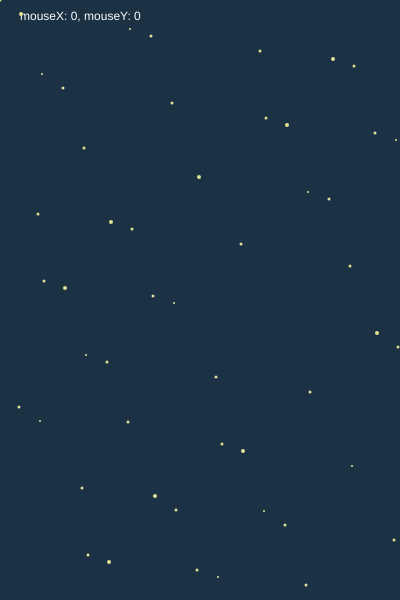
Frame 1 (no input)
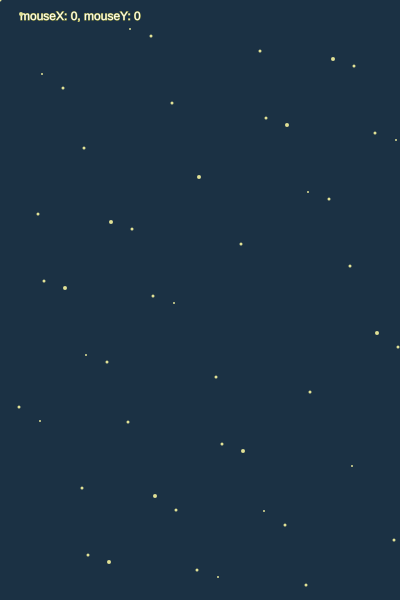
Frame 60 (no input)
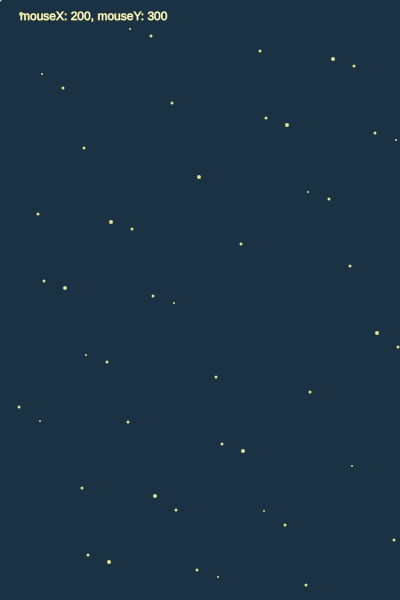
Frame 120 (the mouse pressed at the canvas centre since frame 60)

The p5.js sketch that drew these frames (run headless with seeded random() and noise() and a simulated clock; from frame 60 on, the mouse is pressed at the canvas centre):

// p5.js sketch
// ── sketch.js
let xMax= 400;
let yMax= 600;

let orbitAngle = 0; //rotazione lungo l'orbita
let rotationAngle = 0; // variabile per la rotazione




function setup() {
  createCanvas(xMax, yMax);
  angleMode(RADIANS); // assicura l'uso dei radianti
}

function draw() {
  background("#1b3144ff"); //back

  fill ("50"); //bianco
  strokeWeight(1);
  //stringa da mostrare x,y
  text ("mouseX: " + mouseX + ", mouseY: " + mouseY, 20,20);
 
  
  //stelle NO RANDOM
  noStroke ();
  for(let i=0; i < 60;i++){
    let starX = (i*37) % width + (i%3)*5;
    let starY = ((i*73)% height) + (i%7)
    //stellla a quando i è pari
    if(i % 2 == 0){
      //stella tipo a
    fill (225,225,150);
    ellipse (starX, starY, 3);
  }else if (i % 3 == 0 ){
    //stella b
    fill (225,225,150)
    ellipse (starX, starY,4)
  }else if (i% 3 ==1){
    //stella c
    fill (225,225,150)
    ellipse (starX, starY, 2)
  }
  }


  //STELLA

  let orbitRadius = 400;
  let centerX = width + 150;   // centro orbita esterno a destra del canvas
  let centerY = height / 2;    // centro orbita esterno a destra del canvas

  let xStar = centerX + cos(orbitAngle) * orbitRadius;
  let yStar = centerY + sin(orbitAngle) * orbitRadius;

  fill("#e2df58ff")
  stroke ("#b5b348ff")
  strokeWeight (2)
  push();
  translate(xStar, yStar);
  rotate(rotationAngle); // applica la rotazione su sè stessa
  star(0, 0, 30, 70, 5); //da qui si varia il numero di punte
  pop();
  
  orbitAngle += 0.01; // velocità dell'orbita
  rotationAngle += 0.03; // aggiorna l'angolo ogni frame
}
 
function star(x, y, radius1, radius2, npoints) {

  let angle = TWO_PI / npoints;
  let halfAngle = angle / 2.0;
  beginShape();

//algoritmo per stella
  for (let a = 0; a < TWO_PI; a += angle) { //cerchio
    let sx = x + cos(a) * radius2; //punta lunga
    let sy = y + sin(a) * radius2;
    vertex(sx, sy);
    sx = x + cos(a + halfAngle) * radius1; //punta interna = 
    sy = y + sin(a + halfAngle) * radius1; //rientro tra le punte
    vertex(sx, sy);
  }
  endShape(CLOSE);


}
